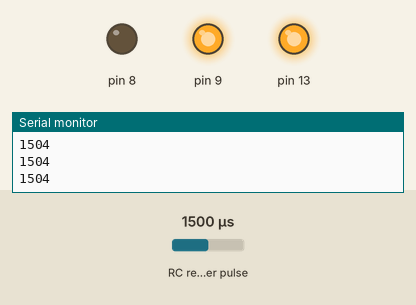
A sketch run on a simulated Arduino Uno, built with avr-gcc and run on an emulated ATmega328P. On the bench: output pins drawn as LEDs (lit = HIGH), the last lines printed to the serial monitor. Wiring (inferred from the names in the program): RC receiver channel: data pin 2. Inputs (shaded band) come from the test bench; at power-on: RC receiver pulse 1500 µs.

Above: at 1.2 s.
1.3 s: RC receiver pulse (sensor on pin 2) set to 1481 µs
At 2.5 s:
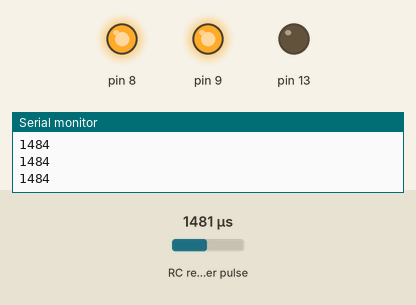
2.8 s: RC receiver pulse (sensor on pin 2) set to 1500 µs
At 3.8 s:
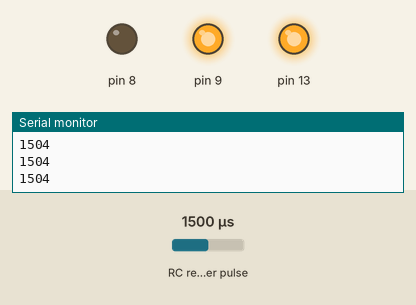
4.3 s: RC receiver pulse (sensor on pin 2) set to 1020 µs
At 4.9 s:
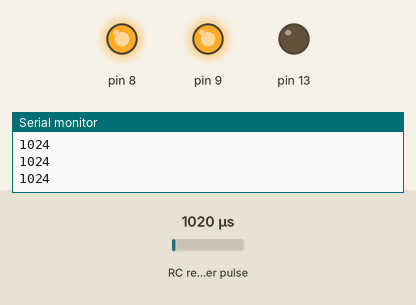
Timing chart, 0 to 7.3 s (numbered marks = the images above; inputs shaded):
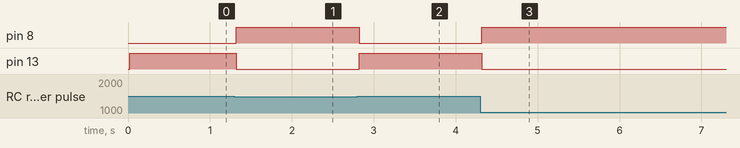

The sketch:

RC_Switch.ino
```cpp
// First Example in a series of posts illustrating reading an RC Receiver with
// micro controller interrupts.
//
// Subsequent posts will provide enhancements required for real world operation
// in high speed applications with multiple inputs.
//
// http://rcarduino.blogspot.com/
//
// Posts in the series will be titled - How To Read an RC Receiver With A Microcontroller

// See also http://rcarduino.blogspot.co.uk/2012/04/how-to-read-multiple-rc-channels-draft.html

#define THROTTLE_SIGNAL_IN 0 // INTERRUPT 0 = DIGITAL PIN 2 - use the interrupt number in attachInterrupt
#define THROTTLE_SIGNAL_IN_PIN 2 // INTERRUPT 0 = DIGITAL PIN 2 - use the PIN number in digitalRead

#define NEUTRAL_THROTTLE 1500 // this is the duration in microseconds of neutral throttle on an electric RC Car

volatile int nThrottleIn = NEUTRAL_THROTTLE; // volatile, we set this in the Interrupt and read it in loop so it must be declared volatile
volatile unsigned long ulStartPeriod = 0; // set in the interrupt
volatile boolean bNewThrottleSignal = false; // set in the interrupt and read in the loop
// we could use nThrottleIn = 0 in loop instead of a separate variable, but using bNewThrottleSignal to indicate we have a new signal
// is clearer for this first example

void setup()
{
  // tell the Arduino we want the function calcInput to be called whenever INT0 (digital pin 2) changes from HIGH to LOW or LOW to HIGH
  // catching these changes will allow us to calculate how long the input pulse is
  attachInterrupt(THROTTLE_SIGNAL_IN,calcInput,CHANGE);
  pinMode(13,OUTPUT);
  pinMode(8,OUTPUT);
  pinMode(9,OUTPUT);
  digitalWrite(9,HIGH);
  Serial.begin(9600);
}

void loop()
{
 // if a new throttle signal has been measured, lets print the value to serial, if not our code could carry on with some other processing
 if(bNewThrottleSignal)
 {

   Serial.println(nThrottleIn);

   // set this back to false when we have finished
   // with nThrottleIn, while true, calcInput will not update
   // nThrottleIn
   if(nThrottleIn>1500)
   {
     digitalWrite(13,HIGH);
     digitalWrite(8,LOW);
   }

   else
   {
     digitalWrite(13,LOW);
     digitalWrite(8,HIGH);
   }
   bNewThrottleSignal = false;

 }

 // other processing ...
}

void calcInput()
{
  // if the pin is high, its the start of an interrupt
  if(digitalRead(THROTTLE_SIGNAL_IN_PIN) == HIGH)
  {
    // get the time using micros - when our code gets really busy this will become inaccurate, but for the current application its
    // easy to understand and works very well
    ulStartPeriod = micros();
  }
  else
  {
    // if the pin is low, its the falling edge of the pulse so now we can calculate the pulse duration by subtracting the
    // start time ulStartPeriod from the current time returned by micros()
    if(ulStartPeriod && (bNewThrottleSignal == false))
    {
      nThrottleIn = (int)(micros() - ulStartPeriod);
      ulStartPeriod = 0;

      // tell loop we have a new signal on the throttle channel
      // we will not update nThrottleIn until loop sets
      // bNewThrottleSignal back to false
      bNewThrottleSignal = true;
    }
  }
}
```

Measured:
- the behaviour switches between 1500 and 1499 µs on RC receiver pulse (sensor on pin 2) (found by bisection; images 0 and 1)
- after the input at 1.3 s, pin 8: LOW → HIGH at once; pin 13: HIGH → LOW at once
- after the input at 2.8 s, pin 8: HIGH → LOW at once; pin 13: LOW → HIGH at once
- after the input at 4.3 s, pin 8: LOW → HIGH at once; pin 13: HIGH → LOW at once
